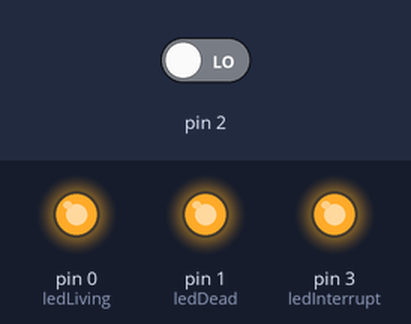
The sketch below on a simulated Arduino Uno, built with avr-gcc and run on an emulated ATmega328P. Shown: output pins drawn as LEDs (lit = HIGH). The inputs (shaded band) are chosen by the test bench; at power-on: pin 2 LOW. Pins used as bus, display or sensor lines are not drawn.

Above: at 0.1 s.
At 2.6 s:
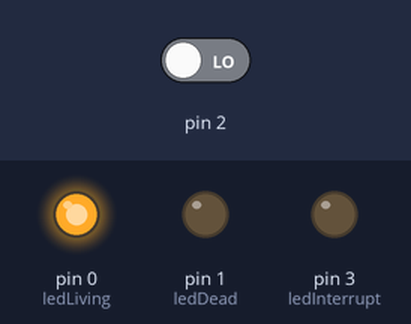
At 42.1 s:
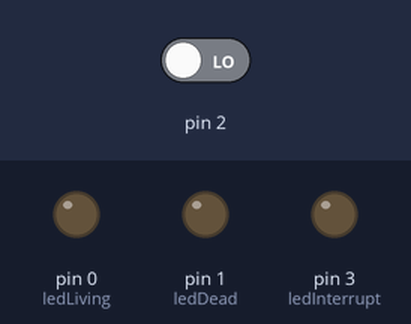
Timing chart, 0 to 42.5 s (numbered marks = the images above):
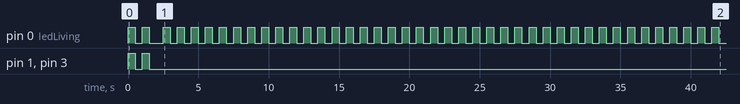

Measured:
- by itself, pin 0 (ledLiving): goes LOW 0.50 s, HIGH 0.50 s, LOW 1.0 s, 39 × (HIGH 0.50 s, LOW 0.50 s), HIGH 0.50 s, then LOW

The sketch:

DeadMan.ino
```cpp
/*
ERGO DeadMan Code

*/
const int ledLiving = 0;//Grn proof of life led
const int ledDead = 1;// Red DEAD led
const int ledInterrupt = 3;// Wht Interrupt felt led
const int rlyPowerOff = 4;// High to release relay and reset the EtherMega
const int isrRefresh= 0;// Interrupt input.  HIGH shows life

volatile int count = 0;


void isrResponse()// Interrupt Service Routine (ISR)
{
	count = 0;// Reset the counter;
	digitalWrite (ledInterrupt, HIGH);


	delay(1000);
	digitalWrite (ledInterrupt, LOW);
}

void lampTest()
{
	digitalWrite (ledLiving, HIGH);// Turn ON all LEDS
	digitalWrite (ledDead, HIGH);
	digitalWrite (ledInterrupt, HIGH);
	delay(500);
	digitalWrite (ledLiving, LOW);// Shut off all LEDS
	digitalWrite (ledDead, LOW);
	digitalWrite (ledInterrupt, LOW);
	delay(500);
	digitalWrite (ledLiving, HIGH);// Turn on all LEDS
	digitalWrite (ledDead, HIGH);
	digitalWrite (ledInterrupt, HIGH);
	delay(500);
	digitalWrite (ledLiving, LOW);// Shut off all LEDS
	digitalWrite (ledDead, LOW);
	digitalWrite (ledInterrupt, LOW);
	delay(1000);
}

void setup ()
{
	pinMode(ledLiving,OUTPUT);//GRN LED Alive
	pinMode(ledDead,OUTPUT);//RED LED Dead
	pinMode(ledInterrupt,OUTPUT);//WHT LED Interrupt felt

	pinMode(rlyPowerOff,OUTPUT);//RELAY
	lampTest();

	attachInterrupt (0, isrResponse, HIGH);  // attach interrupt handler
	count = 0;
}

void loop ()
{

	if (count >60)
	{
		digitalWrite(rlyPowerOff,HIGH);//Dead Man drop relay
		digitalWrite(ledDead,HIGH);//Dead Man Turn on LED
		delay(5000);
		digitalWrite(rlyPowerOff,LOW);//Dead Man drop relay
		digitalWrite(ledDead,LOW);//Dead Man Turn off LED
		count = 0;
	}

	else
	{


		digitalWrite(rlyPowerOff
		,LOW);//Keep relay closed
	}
	digitalWrite(ledLiving,HIGH);  // Proof of life
	delay(500);
	digitalWrite(ledLiving,LOW);  // Proof of life
	delay(500);
	count ++;
}
```
